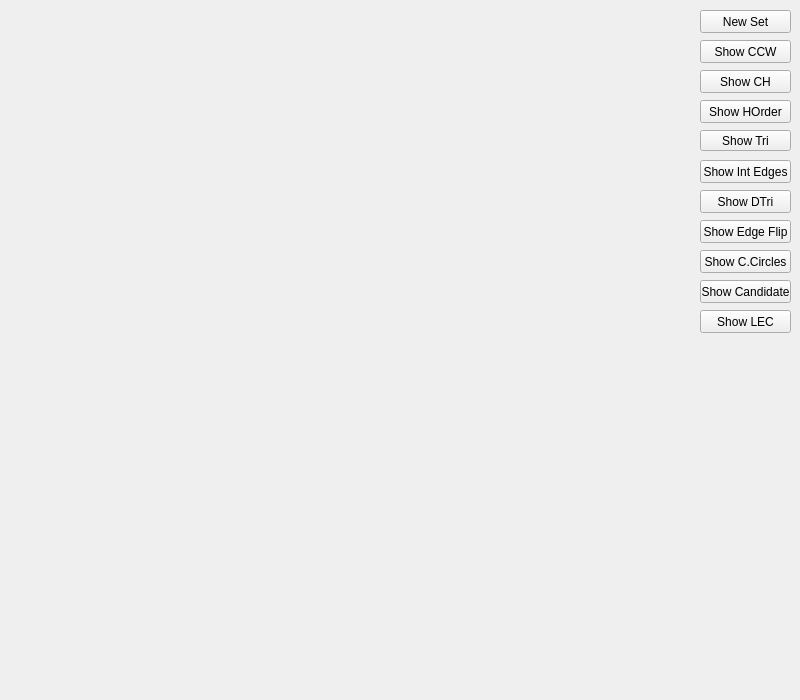
<?xml version="1.0" encoding="UTF-8"?>
<ui version="4.0">
 <class>MainWindow</class>
 <widget class="QMainWindow" name="MainWindow">
  <property name="geometry">
   <rect>
    <x>0</x>
    <y>0</y>
    <width>800</width>
    <height>700</height>
   </rect>
  </property>
  <property name="sizePolicy">
   <sizepolicy hsizetype="Preferred" vsizetype="Preferred">
    <horstretch>0</horstretch>
    <verstretch>0</verstretch>
   </sizepolicy>
  </property>
  <property name="minimumSize">
   <size>
    <width>800</width>
    <height>700</height>
   </size>
  </property>
  <property name="maximumSize">
   <size>
    <width>800</width>
    <height>700</height>
   </size>
  </property>
  <property name="windowTitle">
   <string>LEC</string>
  </property>
  <widget class="QWidget" name="centralWidget">
   <widget class="GLWidget" name="OGL" native="true">
    <property name="geometry">
     <rect>
      <x>9</x>
      <y>9</y>
      <width>682</width>
      <height>682</height>
     </rect>
    </property>
    <property name="sizePolicy">
     <sizepolicy hsizetype="Preferred" vsizetype="Preferred">
      <horstretch>0</horstretch>
      <verstretch>0</verstretch>
     </sizepolicy>
    </property>
   </widget>
   <widget class="QPushButton" name="buttonShowCCW">
    <property name="geometry">
     <rect>
      <x>700</x>
      <y>40</y>
      <width>91</width>
      <height>23</height>
     </rect>
    </property>
    <property name="text">
     <string>Show CCW</string>
    </property>
   </widget>
   <widget class="QPushButton" name="buttonShowCH">
    <property name="geometry">
     <rect>
      <x>700</x>
      <y>70</y>
      <width>91</width>
      <height>23</height>
     </rect>
    </property>
    <property name="text">
     <string>Show CH</string>
    </property>
   </widget>
   <widget class="QPushButton" name="buttonNewSet">
    <property name="geometry">
     <rect>
      <x>700</x>
      <y>10</y>
      <width>91</width>
      <height>23</height>
     </rect>
    </property>
    <property name="text">
     <string>New Set</string>
    </property>
   </widget>
   <widget class="QPushButton" name="buttonShowHOrder">
    <property name="geometry">
     <rect>
      <x>700</x>
      <y>100</y>
      <width>91</width>
      <height>23</height>
     </rect>
    </property>
    <property name="text">
     <string>Show HOrder</string>
    </property>
   </widget>
   <widget class="QPushButton" name="buttonShowTri">
    <property name="geometry">
     <rect>
      <x>700</x>
      <y>130</y>
      <width>91</width>
      <height>21</height>
     </rect>
    </property>
    <property name="text">
     <string>Show Tri</string>
    </property>
   </widget>
   <widget class="QPushButton" name="buttonShowIntEdges">
    <property name="geometry">
     <rect>
      <x>700</x>
      <y>160</y>
      <width>91</width>
      <height>23</height>
     </rect>
    </property>
    <property name="text">
     <string>Show Int Edges</string>
    </property>
   </widget>
   <widget class="QPushButton" name="buttonShowDTri">
    <property name="geometry">
     <rect>
      <x>700</x>
      <y>190</y>
      <width>91</width>
      <height>23</height>
     </rect>
    </property>
    <property name="text">
     <string>Show DTri</string>
    </property>
   </widget>
   <widget class="QPushButton" name="buttonShowEdgeFlip">
    <property name="geometry">
     <rect>
      <x>700</x>
      <y>220</y>
      <width>91</width>
      <height>23</height>
     </rect>
    </property>
    <property name="text">
     <string>Show Edge Flip</string>
    </property>
   </widget>
   <widget class="QPushButton" name="buttonShowCircumcircles">
    <property name="geometry">
     <rect>
      <x>700</x>
      <y>250</y>
      <width>91</width>
      <height>23</height>
     </rect>
    </property>
    <property name="text">
     <string>Show C.Circles</string>
    </property>
   </widget>
   <widget class="QPushButton" name="buttonShowCandidate">
    <property name="geometry">
     <rect>
      <x>700</x>
      <y>280</y>
      <width>91</width>
      <height>23</height>
     </rect>
    </property>
    <property name="text">
     <string>Show Candidate</string>
    </property>
   </widget>
   <widget class="QPushButton" name="buttonShowLEC">
    <property name="geometry">
     <rect>
      <x>700</x>
      <y>310</y>
      <width>91</width>
      <height>23</height>
     </rect>
    </property>
    <property name="text">
     <string>Show LEC</string>
    </property>
   </widget>
  </widget>
 </widget>
 <layoutdefault spacing="6" margin="11"/>
 <customwidgets>
  <customwidget>
   <class>GLWidget</class>
   <extends>QWidget</extends>
   <header>glwidget.h</header>
   <container>1</container>
  </customwidget>
 </customwidgets>
 <resources/>
 <connections/>
</ui>
